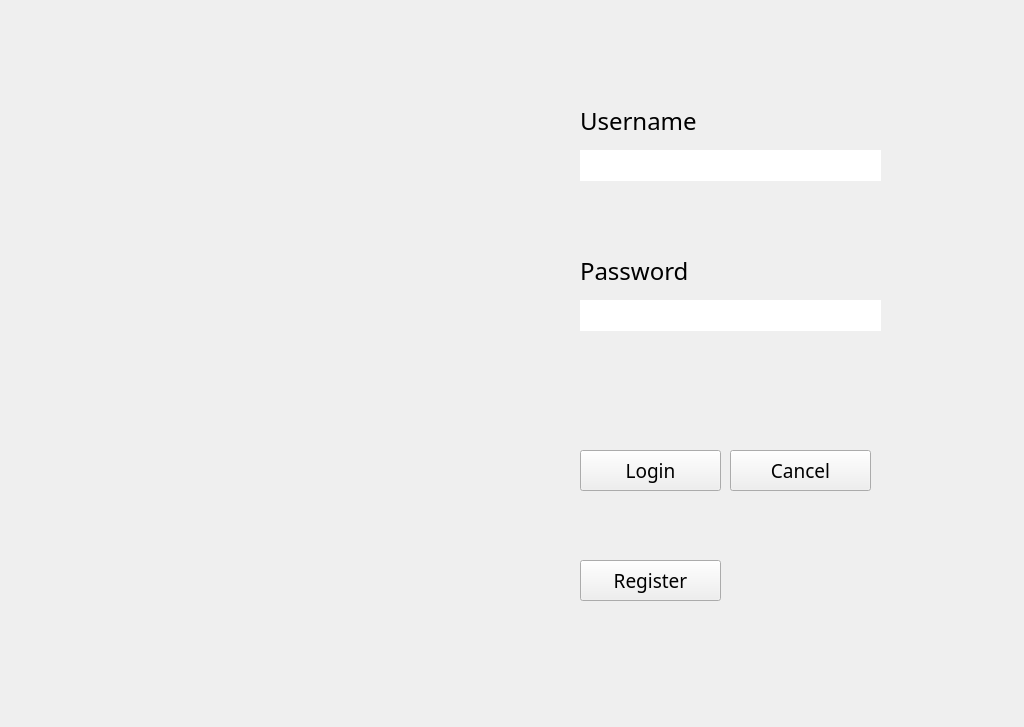
<?xml version="1.0" encoding="UTF-8"?>
<ui version="4.0">
 <class>LoginPage</class>
 <widget class="QWidget" name="LoginPage">
  <property name="geometry">
   <rect>
    <x>0</x>
    <y>0</y>
    <width>1024</width>
    <height>727</height>
   </rect>
  </property>
  <property name="sizePolicy">
   <sizepolicy hsizetype="Fixed" vsizetype="Fixed">
    <horstretch>0</horstretch>
    <verstretch>0</verstretch>
   </sizepolicy>
  </property>
  <property name="maximumSize">
   <size>
    <width>1024</width>
    <height>727</height>
   </size>
  </property>
  <property name="windowTitle">
   <string>Login</string>
  </property>
  <widget class="QLabel" name="Login_Background">
   <property name="geometry">
    <rect>
     <x>0</x>
     <y>0</y>
     <width>1024</width>
     <height>727</height>
    </rect>
   </property>
   <property name="sizePolicy">
    <sizepolicy hsizetype="Fixed" vsizetype="Fixed">
     <horstretch>0</horstretch>
     <verstretch>0</verstretch>
    </sizepolicy>
   </property>
   <property name="minimumSize">
    <size>
     <width>1024</width>
     <height>727</height>
    </size>
   </property>
   <property name="maximumSize">
    <size>
     <width>1024</width>
     <height>727</height>
    </size>
   </property>
   <property name="text">
    <string/>
   </property>
  </widget>
  <widget class="QPushButton" name="Login_LoginButton">
   <property name="geometry">
    <rect>
     <x>580</x>
     <y>450</y>
     <width>141</width>
     <height>41</height>
    </rect>
   </property>
   <property name="font">
    <font>
     <family>Coolvetica Rg</family>
     <pointsize>14</pointsize>
    </font>
   </property>
   <property name="text">
    <string>Login</string>
   </property>
   <property name="flat">
    <bool>false</bool>
   </property>
  </widget>
  <widget class="QPushButton" name="Login_CancelButton">
   <property name="geometry">
    <rect>
     <x>730</x>
     <y>450</y>
     <width>141</width>
     <height>41</height>
    </rect>
   </property>
   <property name="font">
    <font>
     <family>Coolvetica Rg</family>
     <pointsize>14</pointsize>
    </font>
   </property>
   <property name="text">
    <string>Cancel</string>
   </property>
  </widget>
  <widget class="QLabel" name="Login_PasswordLabel">
   <property name="geometry">
    <rect>
     <x>580</x>
     <y>250</y>
     <width>141</width>
     <height>41</height>
    </rect>
   </property>
   <property name="font">
    <font>
     <family>Source Sans Pro</family>
     <pointsize>18</pointsize>
     <weight>50</weight>
     <bold>false</bold>
    </font>
   </property>
   <property name="text">
    <string>Password</string>
   </property>
  </widget>
  <widget class="QLabel" name="Login_UsernameLabel">
   <property name="geometry">
    <rect>
     <x>580</x>
     <y>100</y>
     <width>141</width>
     <height>41</height>
    </rect>
   </property>
   <property name="font">
    <font>
     <family>Source Sans Pro</family>
     <pointsize>18</pointsize>
    </font>
   </property>
   <property name="text">
    <string>Username</string>
   </property>
  </widget>
  <widget class="QPushButton" name="Login_RegisterButton">
   <property name="geometry">
    <rect>
     <x>580</x>
     <y>560</y>
     <width>141</width>
     <height>41</height>
    </rect>
   </property>
   <property name="font">
    <font>
     <family>Coolvetica Rg</family>
     <pointsize>14</pointsize>
    </font>
   </property>
   <property name="text">
    <string>Register</string>
   </property>
   <property name="flat">
    <bool>false</bool>
   </property>
  </widget>
  <widget class="QLineEdit" name="Login_UsernameInput">
   <property name="geometry">
    <rect>
     <x>580</x>
     <y>150</y>
     <width>301</width>
     <height>31</height>
    </rect>
   </property>
   <property name="font">
    <font>
     <family>Source Sans Pro</family>
     <pointsize>14</pointsize>
    </font>
   </property>
   <property name="frame">
    <bool>false</bool>
   </property>
  </widget>
  <widget class="QLineEdit" name="Login_PasswordInput">
   <property name="geometry">
    <rect>
     <x>580</x>
     <y>300</y>
     <width>301</width>
     <height>31</height>
    </rect>
   </property>
   <property name="font">
    <font>
     <family>Source Sans Pro</family>
     <pointsize>14</pointsize>
    </font>
   </property>
   <property name="frame">
    <bool>false</bool>
   </property>
   <property name="echoMode">
    <enum>QLineEdit::Password</enum>
   </property>
  </widget>
 </widget>
 <resources/>
 <connections/>
</ui>
